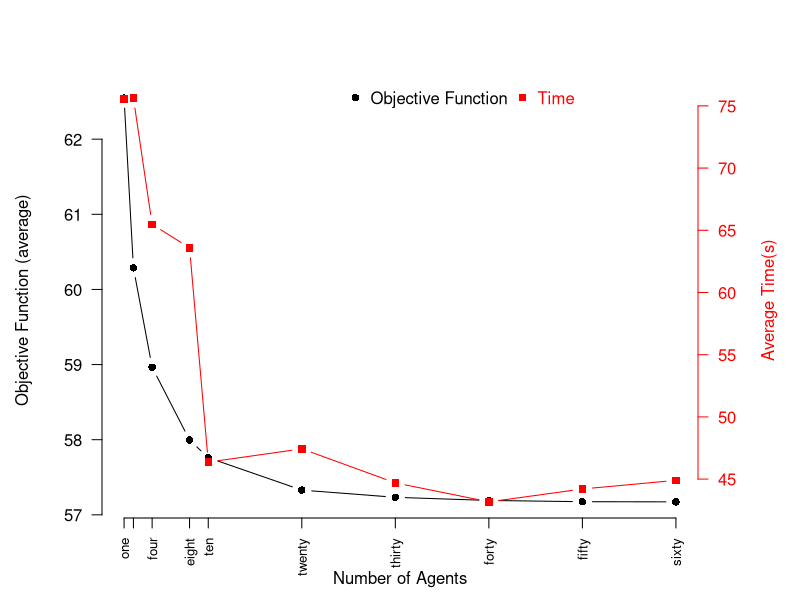

Here is the R script that generated this plot:
rm(list = ls(all = TRUE))

setwd(getwd())

melhor <- read.delim("instances_pmp2.txt");

results <- read.delim("results_50.txt", header = T)

dados <- data.frame(instance= character(),
                    bloco=character(),
                    tratamento=character(),
                    results = double(),
                    time = double())

dados_time <-data.frame(one = double(),
                        two = double(),
                        four = double(),
                        eight = double(),
                        ten = double(),
                        twenty = double(),
                        thirty = double(),
                        forty = double(),
                        fifty = double(),
                        sixty = double())

#instance<-"I_50_10_S_1-9_1"
for(instance in melhor$instance){
 
  d_1 <- results[results$instance == instance & results$metodo == "OneAgent", c("fitness", "time")]
  d_2 <- results[results$instance == instance & results$metodo == "TwoAgent", c("fitness", "time")]
  d_4 <- results[results$instance == instance & results$metodo == "FourAgent", c("fitness", "time")]
  d_8 <- results[results$instance == instance & results$metodo == "EightAgent", c("fitness", "time")]
  d_10 <- results[results$instance == instance & results$metodo == "TenAgent", c("fitness", "time")]
  d_20 <- results[results$instance == instance & results$metodo == "TwentyAgent", c("fitness", "time")]
  d_30 <- results[results$instance == instance & results$metodo == "ThirtyAgent", c("fitness", "time")]
  d_40 <- results[results$instance == instance & results$metodo == "FortyAgent", c("fitness", "time")]
  d_50 <- results[results$instance == instance & results$metodo == "FiftyAgent", c("fitness", "time")]
  d_60 <- results[results$instance == instance & results$metodo == "SixtyAgent", c("fitness", "time")]
  
  dados2 <-data.frame(one = d_1$results,
                      two = d_2$results,
                      four = d_4$results,
                      eight = d_8$results,
                      ten = d_10$results,
                      twenty = d_20$results,
                      thirty = d_30$results,
                      forty = d_40$results,
                      fifty = d_50$results,
                      sixty = d_60$results)
  dados3 <-data.frame(one = d_1$time,
                      two = d_2$time,
                      four = d_4$time,
                      eight = d_8$time,
                      ten = d_10$time,
                      twenty = d_20$time,
                      thirty = d_30$time,
                      forty = d_40$time,
                      fifty = d_50$time,
                      sixty = d_60$time)
  
  aux <- data.frame(instance = instance,
                    bloco= melhor[melhor$instance == instance, 2],
                    tratamento = rep(01),
                    results = d_1$fitness,
                    time = d_1$time);
  dados <- rbind.data.frame(dados,aux);
  aux <- data.frame(instance = instance,
                    bloco= melhor[melhor$instance == instance, 2],
                    tratamento = rep(02),
                    results = d_2$fitness,
                    time = d_2$time);
  dados <- rbind.data.frame(dados,aux);
  aux <- data.frame(instance = instance,
                    bloco= melhor[melhor$instance == instance, 2],
                    tratamento = rep(04),
                    results = d_4$fitness,
                    time = d_4$time);
  dados <- rbind.data.frame(dados,aux);
  aux <- data.frame(instance = instance,
                    bloco= melhor[melhor$instance == instance, 2],
                    tratamento = rep(08),
                    results = d_8$fitness,
                    time = d_8$time);
  dados <- rbind.data.frame(dados,aux);
  aux <- data.frame(instance = instance,
                    bloco= melhor[melhor$instance == instance, 2],
                    tratamento = rep(10),
                    results = d_10$fitness,
                    time = d_10$time);
  dados <- rbind.data.frame(dados,aux);
  aux <- data.frame(instance = instance,
                    bloco= melhor[melhor$instance == instance, 2],
                    tratamento = rep(20),
                    results = d_20$fitness,
                    time = d_20$time);
  dados <- rbind.data.frame(dados,aux);
  aux <- data.frame(instance = instance,
                    bloco= melhor[melhor$instance == instance, 2],
                    tratamento = rep(30),
                    results = d_30$fitness,
                    time = d_30$time);
  dados <- rbind.data.frame(dados,aux);
  aux <- data.frame(instance = instance,
                    bloco= melhor[melhor$instance == instance, 2],
                    tratamento = rep(40),
                    results = d_40$fitness,
                    time = d_40$time);
  dados <- rbind.data.frame(dados,aux);
  aux <- data.frame(instance = instance,
                    bloco= melhor[melhor$instance == instance, 2],
                    tratamento = rep(50),
                    results = d_50$fitness,
                    time = d_50$time);
  dados <- rbind.data.frame(dados,aux);
  aux <- data.frame(instance = instance,
                    bloco= melhor[melhor$instance == instance, 2],
                    tratamento = rep(60),
                    results = d_60$fitness,
                    time = d_60$time);
  dados <- rbind.data.frame(dados,aux);
  dados_t <-data.frame(one = mean(d_1$time),
                       two = mean(d_2$time),
                       four = mean(d_4$time),
                       eight = mean(d_8$time),
                       ten = mean(d_10$time),
                       twenty = mean(d_20$time),
                       thirty = mean(d_30$time),
                       forty = mean(d_40$time),
                       fifty = mean(d_50$time),
                       sixty = mean(d_60$time));
  dados_time <- rbind.data.frame(dados_time, dados_t)
}

#dados_time <- read.csv("pmp_dados_time.csv", sep = "", dec = ".");
dados_g <- read.csv("results_pmp.csv", sep = ",", dec = ".");

agentes <- c(1, 2, 4, 8, 10, 20, 30, 40, 50, 60)

fo <- c(mean(dados_g$one_m), mean(dados_g$two_m), mean(dados_g$four_m), mean(dados_g$eight_m), mean(dados_g$ten_m), mean(dados_g$twenty_m), mean(dados_g$thirty_m), mean(dados_g$forty_m), mean(dados_g$fifty_m), mean(dados_g$sixty_m))
tempo <- c(mean(dados_time$one), mean(dados_time$two), mean(dados_time$four), mean(dados_time$eight), mean(dados_time$ten), mean(dados_time$twenty), mean(dados_time$thirty), mean(dados_time$forty), mean(dados_time$fifty), mean(dados_time$sixty))

## add extra space to right margin of plot within frame
par(mar=c(4, 5, 4, 5) + 0.1)

## Plot first set of data and draw its axis
plot(agentes, fo, pch=16, axes=FALSE, #ylim=c(-14,-2), 
     xlab="", ylab="", 
     type="b",col="black")
axis(2, col="black",las=1)
mtext("Objective Function (average)",side=2.5,line=3.5)

## Allow a second plot on the same graph
par(new=TRUE)

## Plot the second plot and put axis scale on right
plot(agentes, tempo, pch=15,  xlab="", ylab="", 
     axes=FALSE, type="b", col="red")
mtext("Average Time(s)",side=4,col="red",line=3)
axis(4, col="red",col.axis="red",las=1)

## Substituir os números no eixo x pelos equivalentes em inglês
nomes_ingles <- c("one", "two", "four", "eight", "ten", "twenty", "thirty", "forty", "fifty", "sixty")
axis(side=1, at=agentes, labels=nomes_ingles, las = 2, cex.axis = 0.8)
mtext("Number of Agents",side=1,col="black",line=2.5) 

legend("topleft",inset=c(0.4,-0.01),legend=c("Objective Function","Time"), text.col=c("black","red"),pch=c(16,15),col=c("black","red"),  xpd=TRUE, horiz=TRUE, bty="n")
